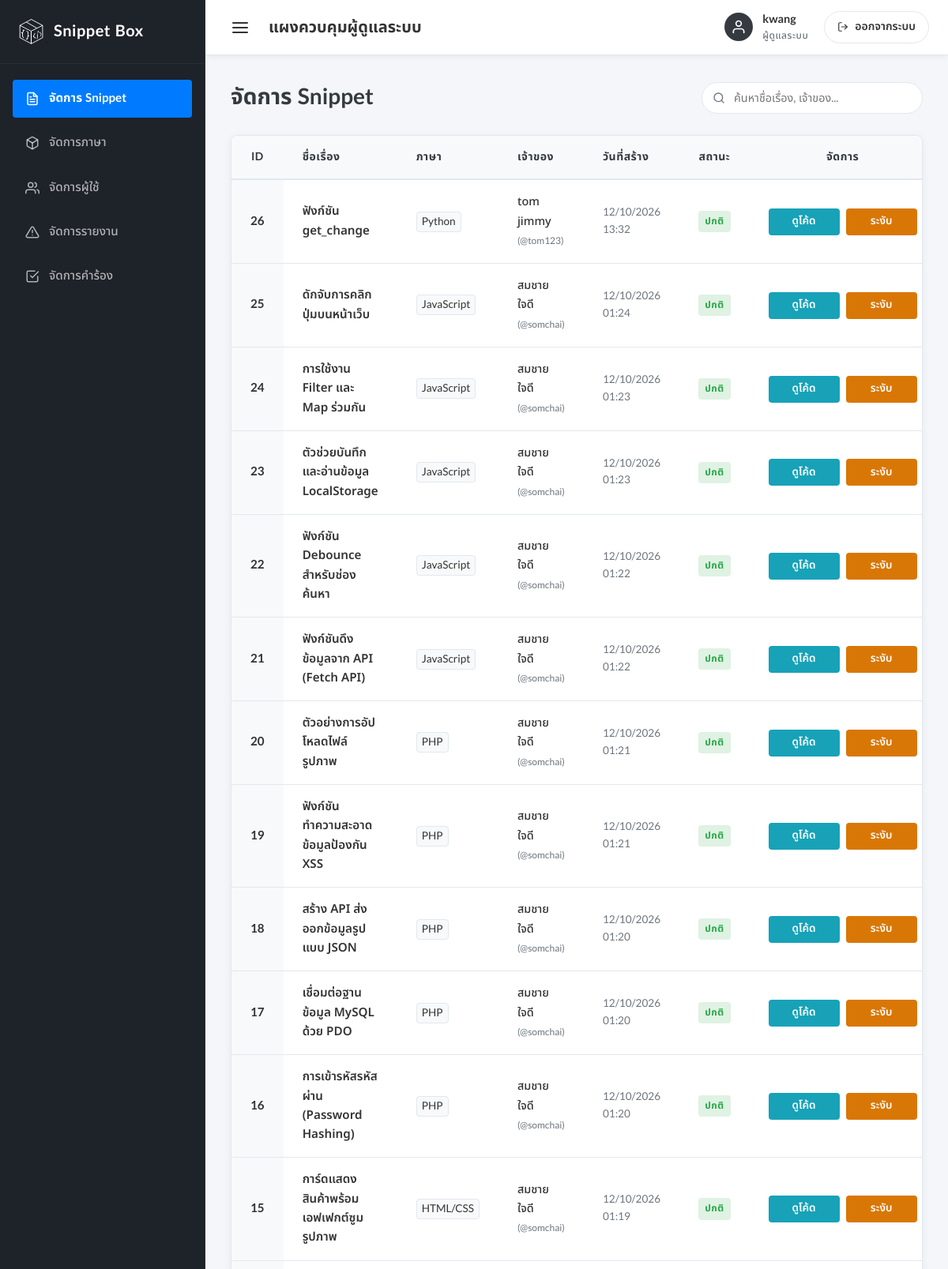
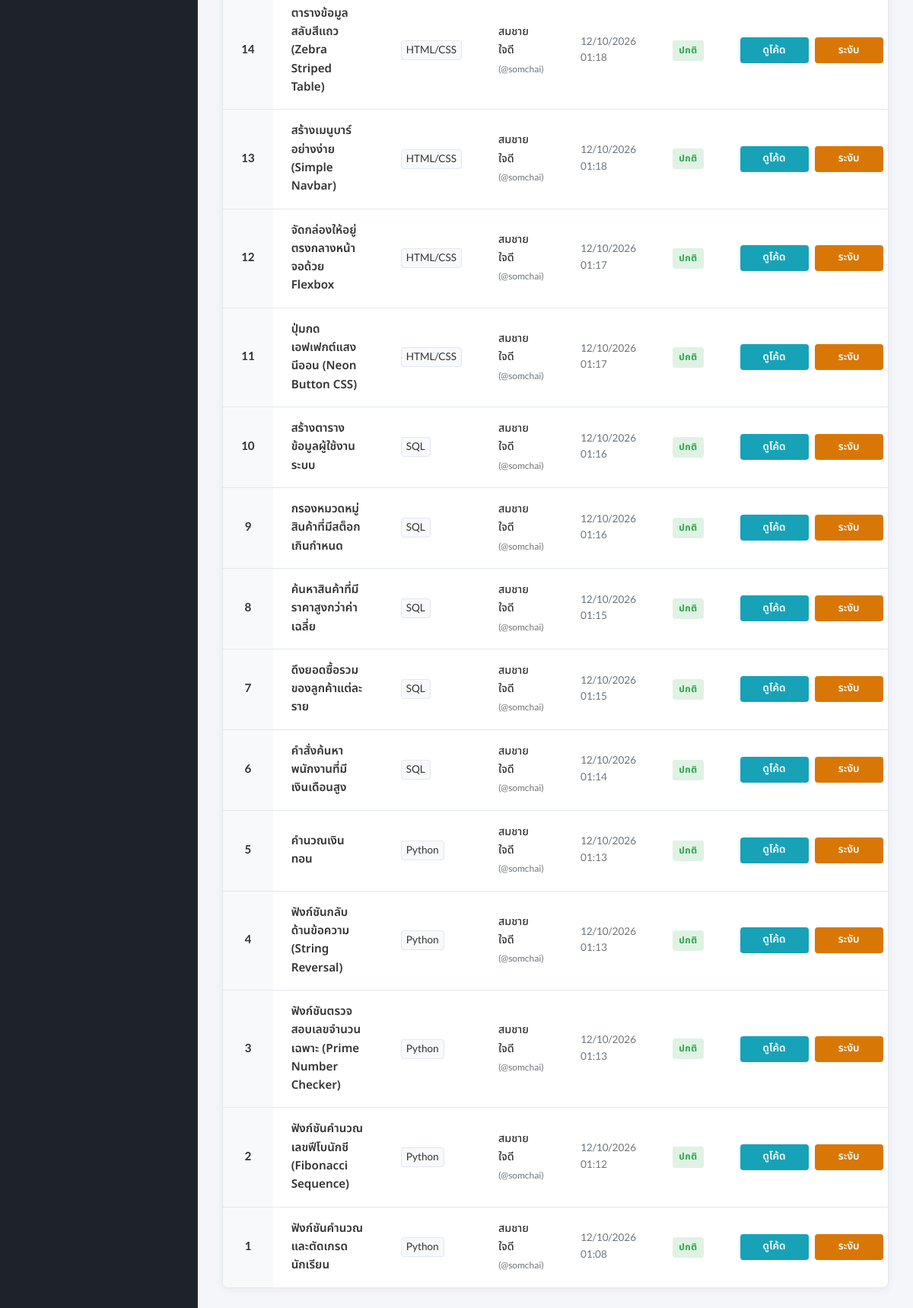
Screenshot of /Admin/manage_snippets.php (signed in) with the database file from the repository (2 pictures, top to bottom).
### tables this page shows
CREATE TABLE `snippet` (
  `snippet_id` int(11) NOT NULL,
  `title` varchar(100) NOT NULL,
  `source_code` text NOT NULL,
  `description` text NOT NULL,
  `created_at` datetime NOT NULL DEFAULT current_timestamp(),
  `visibility` enum('public','protected','private') DEFAULT 'private',
  `image_path` varchar(255) DEFAULT NULL,
  `language_id` int(11) NOT NULL,
  `user_id` int(11) NOT NULL,
  `deleted` tinyint(1) NOT NULL DEFAULT 0,
  `is_suspended` tinyint(1) NOT NULL DEFAULT 0
);

CREATE TABLE `language` (
  `language_id` int(11) NOT NULL,
  `language_name` varchar(50) NOT NULL
);

CREATE TABLE `user` (
  `user_id` int(11) NOT NULL,
  `firstname` varchar(100) NOT NULL,
  `lastname` varchar(100) NOT NULL,
  `username` varchar(50) NOT NULL,
  `password` varchar(255) NOT NULL,
  `created_at` datetime NOT NULL DEFAULT current_timestamp(),
  `role` enum('user','admin') NOT NULL DEFAULT 'user',
  `question` varchar(255) DEFAULT NULL,
  `answer` varchar(255) DEFAULT NULL
);

### db/connect.php (called while the page is built, shortened)
<?php
$host="localhost";
$username="snippetbox";
$password="code7836";
$db="snippetboxdb";
$dsn="mysql:host=$host;dbname=$db;charset=utf8";
try{
    $pdo=new PDO($dsn, $username, $password);
}catch(PDOException $e){
    echo $e->getMessage();
}
require_once "db/control.php";
$control = new Control($pdo);
?>

### db/control.php (called while the page is built, shortened)
<?php
class Control{
    private $db;
    function __construct($con){
        $this->db=$con;
    }
    function getAllSnippetsAdmin($keyword = ''){
        try{
            $sql = "SELECT s.*, l.language_name, u.username, u.firstname, u.lastname
                    FROM snippet s
                    INNER JOIN language l ON s.language_id = l.language_id
                    INNER JOIN user u ON s.user_id = u.user_id";
            $sql .= " ORDER BY s.created_at DESC";
            $stmt = $this->db->prepare($sql);
            $stmt->execute();
            return $stmt;
        }catch(PDOException $e){
            return false;
        }
    }
}
?>

### Admin/manage_snippets.php (the view, shortened to what this page needs)
<?php
require_once __DIR__ . '/check_admin.php';
$searchQuery = trim($_GET['q'] ?? '');
$snippets = [];
$snippetResult = $control->getAllSnippetsAdmin($searchQuery);
if ($snippetResult) {
    $snippets = $snippetResult->fetchAll(PDO::FETCH_ASSOC);
}
?>
<!DOCTYPE html>
<html lang="th">
<head>
    <link rel="stylesheet" href="../style/fonts.css?v=<?php echo time(); ?>">
    <link rel="stylesheet" href="style.css?v=<?php echo time(); ?>">
</head>
<body>
    <div class="admin-container">
        <aside class="sidebar" id="sidebar">
            <div class="sidebar-header">
                <img src="../logo/Logo_snippetBox2.png" alt="Snippet Box Logo">
                <h1>Snippet Box</h1>
            </div>
            <nav class="sidebar-menu">
                <a href="manage_snippets.php" class="menu-item active">
                    <span>จัดการ Snippet</span>
                </a>
                <a href="manage_languages.php" class="menu-item">
                    <span>จัดการภาษา</span>
                </a>
                <a href="manage_users.php" class="menu-item">
                    <svg viewBox="0 0 24 24" fill="none" stroke="currentColor" stroke-width="2" stroke-linecap="round" stroke-linejoin="round">
                        <path d="M17 21v-2a4 4 0 0 0-4-4H5a4 4 0 0 0-4 4v2"></path>
                        <circle cx="9" cy="7" r="4"></circle>
                        <path d="M23 21v-2a4 4 0 0 0-3-3.87"></path>
                        <path d="M16 3.13a4 4 0 0 1 0 7.75"></path>
                    </svg>
                    <span>จัดการผู้ใช้</span>
                </a>
                <a href="manage_reports.php" class="menu-item">
                    <span>จัดการรายงาน</span>
                </a>
                <a href="manage_appeals.php" class="menu-item">
                    <svg viewBox="0 0 24 24" fill="none" stroke="currentColor" stroke-width="2" stroke-linecap="round" stroke-linejoin="round">
                        <path d="M9 11l3 3L22 4"></path>
                        <path d="M21 12v7a2 2 0 0 1-2 2H5a2 2 0 0 1-2-2V5a2 2 0 0 1 2-2h11"></path>
                    </svg>
                    <span>จัดการคำร้อง</span>
                </a>
            </nav>
        </aside>
        <main class="main-content">
            <header class="top-bar">
                <div class="top-left">
                    <button class="menu-toggle" id="menuToggle" aria-label="เปิด/ปิดเมนู">
                        <svg width="24" height="24" viewBox="0 0 24 24" fill="none" stroke="currentColor" stroke-width="2" stroke-linecap="round" stroke-linejoin="round">
                            <line x1="3" y1="12" x2="21" y2="12"></line>
                            <line x1="3" y1="6" x2="21" y2="6"></line>
                            <line x1="3" y1="18" x2="21" y2="18"></line>
                        </svg>
                    </button>
                    <span class="top-bar-title">แผงควบคุมผู้ดูแลระบบ</span>
                </div>
                <div class="top-right">
                    <div class="user-profile">
                        <div class="user-avatar">
                            <svg viewBox="0 0 24 24" fill="none" stroke="currentColor" stroke-width="2" stroke-linecap="round" stroke-linejoin="round">
                                <path d="M20 21v-2a4 4 0 0 0-4-4H8a4 4 0 0 0-4 4v2"></path>
                                <circle cx="12" cy="7" r="4"></circle>
                            </svg>
                        </div>
                        <div class="user-info">
                            <span class="user-name"><?php echo htmlspecialchars($_SESSION['username'] ?? 'Admin'); ?></span>
                            <span class="user-role">ผู้ดูแลระบบ</span>
                        </div>
                    </div>
                    <a href="login.php" class="btn-logout" onclick="return confirm('คุณแน่ใจหรือไม่ว่าต้องการออกจากระบบ?');">
                        <svg width="14" height="14" viewBox="0 0 24 24" fill="none" stroke="currentColor" stroke-width="2" stroke-linecap="round" stroke-linejoin="round">
                            <path d="M9 21H5a2 2 0 0 1-2-2V5a2 2 0 0 1 2-2h4"></path>
                            <polyline points="16 17 21 12 16 7"></polyline>
                            <line x1="21" y1="12" x2="9" y2="12"></line>
                        </svg>
                        ออกจากระบบ
                    </a>
                </div>
            </header>
            <div class="content-body">
                <div class="content-header">
                    <h2 class="page-title">จัดการ Snippet</h2>
                    <div class="header-actions">
                        <form method="GET" class="search-form">
                            <div class="search-wrapper">
                                <input type="text" name="q" class="search-input" placeholder="ค้นหาชื่อเรื่อง, เจ้าของ..." value="<?php echo htmlspecialchars($searchQuery); ?>">
                            </div>
                        </form>
                    </div>
                </div>
                <div class="table-container">
                    <table class="admin-table">
                        <thead>
                            <tr>
                                <th class="col-id" style="width: 80px;">ID</th>
                                <th>ชื่อเรื่อง</th>
                                <th>ภาษา</th>
                                <th>เจ้าของ</th>
                                <th>วันที่สร้าง</th>
                                <th style="width: 110px; text-align: center;">สถานะ</th>
                                <th style="width: 220px; text-align: center;">จัดการ</th>
                            </tr>
                        </thead>
                        <tbody>
                            <?php if (empty($snippets)): ?>
                                <tr>
                                    <td colspan="7" style="text-align: center; padding: 32px; color: var(--text-muted);">
                                        ไม่พบข้อมูล Snippet
                                    </td>
                                </tr>
                            <?php else: ?>
                                <?php foreach ($snippets as $snip): ?>
                                    <tr>
                                        <td class="col-id"><?php echo htmlspecialchars($snip['snippet_id']); ?></td>
                                        <td style="font-weight: 600;"><?php echo htmlspecialchars($snip['title']); ?></td>
                                        <td>
                                            <span style="font-family: 'Noto Sans Thai', 'Lato', sans-serif; font-size: 0.85rem; padding: 2px 6px; background-color: var(--neutral); border-radius: var(--rounded-sm); border: 1px solid var(--border-color);">
                                                <?php echo htmlspecialchars($snip['language_name']); ?>
                                            </span>
                                        </td>
                                        <td>
                                            <span style="font-size: 0.9rem; color: var(--text-main); font-weight: 500;">
                                                <?php echo htmlspecialchars($snip['firstname'] . ' ' . $snip['lastname']); ?>
                                            </span>
                                            <br>
                                            <span style="font-size: 0.75rem; color: var(--text-muted);">
                                                (@<?php echo htmlspecialchars($snip['username']); ?>)
                                            </span>
                                        </td>
                                        <td style="font-size: 0.85rem; color: var(--text-muted);">
                                            <?php echo htmlspecialchars(date('d/m/Y H:i', strtotime($snip['created_at']))); ?>
                                        </td>
                                        <td style="text-align: center;">
                                            <?php if ((int)($snip['is_suspended'] ?? 0) === 1): ?>
                                                <span class="badge badge-suspended">ถูกระงับ</span>
                                                <?php
                                                    $snipAppeal = $control->getPendingAppealBySnippet($snip['snippet_id']);
                                                    if ($snipAppeal):
                                                ?>
                                                    <br>
                                                    <a href="manage_appeals.php?status=pending" style="display: inline-block; margin-top: 4px; font-size: 0.72rem; padding: 2px 6px; background-color: #fef3c7; color: #92400e; border: 1px solid #fde68a; border-radius: 4px; text-decoration: none; font-weight: 700;" title="คลิกเพื่อพิจารณาคำร้อง">
                                                        รอพิจารณาคำร้อง ↗
                                                    </a>
                                                <?php endif; ?>
                                            <?php elseif ((int)($snip['deleted'] ?? 0) === 1): ?>
                                                <span class="badge badge-deleted">ถังขยะ</span>
                                            <?php else: ?>
                                                <span class="badge badge-active">ปกติ</span>
                                            <?php endif; ?>
                                        </td>
                                        <td style="text-align: center;">
                                            <div class="action-buttons" style="justify-content: center;">
                                                <a href="viewcode.php?view=<?php echo $snip['snippet_id']; ?>" class="btn-action btn-view">
                                                    ดูโค้ด
                                                </a>
                                                <?php if ((int)($snip['is_suspended'] ?? 0) === 1): ?>
                                                    <form method="POST" style="display:inline;" onsubmit="return confirm('คุณแน่ใจหรือไม่ว่าต้องการยกเลิกการระงับ Snippet นี้?');">
                                                        <input type="hidden" name="action" value="unsuspend">
                                                        <input type="hidden" name="snippet_id" value="<?php echo $snip['snippet_id']; ?>">
                                                        <button type="submit" class="btn-action btn-restore" style="background-color: #2563eb; color: white;">ยกเลิกการระงับ</button>
                                                    </form>
                                                <?php else: ?>
                                                    <form method="POST" style="display:inline;" onsubmit="return promptSuspend(this);">
                                                        <button type="submit" class="btn-action btn-delete" style="background-color: #d97706; color: white;">ระงับ</button>
                                                    </form>
                                                <?php endif; ?>
                                            </div>
                                        </td>
                                    </tr>
                                <?php endforeach; ?>
                            <?php endif; ?>
                        </tbody>
                    </table>
                </div>
            </div>
        </main>
    </div>
</body>
</html>

### rows the page displays
snippet: snippet_id "26", title "ฟังก์ชัน get_change", language.language_name "Python", user.lastname "tom jimmy", user.username "tom123", created_at "12/10/2026 13:32", is_suspended "ปกติ"
snippet: snippet_id "25", title "ดักจับการคลิกปุ่มบนหน้าเว็บ", language.language_name "JavaScript", user.lastname "สมชาย ใจดี", user.username "somchai", created_at "12/10/2026 01:24", is_suspended "ปกติ"
snippet: snippet_id "24", title "การใช้งาน Filter และ Map ร่วมกัน", language.language_name "JavaScript", user.lastname "สมชาย ใจดี", user.username "somchai", created_at "12/10/2026 01:23", is_suspended "ปกติ"
snippet: snippet_id "23", title "ตัวช่วยบันทึกและอ่านข้อมูล LocalStorage", language.language_name "JavaScript", user.lastname "สมชาย ใจดี", user.username "somchai", created_at "12/10/2026 01:23", is_suspended "ปกติ"
snippet: snippet_id "22", title "ฟังก์ชัน Debounce สำหรับช่องค้นหา", language.language_name "JavaScript", user.lastname "สมชาย ใจดี", user.username "somchai", created_at "12/10/2026 01:22", is_suspended "ปกติ"
snippet: snippet_id "21", title "ฟังก์ชันดึงข้อมูลจาก API (Fetch API)", language.language_name "JavaScript", user.lastname "สมชาย ใจดี", user.username "somchai", created_at "12/10/2026 01:22", is_suspended "ปกติ"
snippet: snippet_id "20", title "ตัวอย่างการอัปโหลดไฟล์รูปภาพ", language.language_name "PHP", user.lastname "สมชาย ใจดี", user.username "somchai", created_at "12/10/2026 01:21", is_suspended "ปกติ"
snippet: snippet_id "19", title "ฟังก์ชันทำความสะอาดข้อมูลป้องกัน XSS", language.language_name "PHP", user.lastname "สมชาย ใจดี", user.username "somchai", created_at "12/10/2026 01:21", is_suspended "ปกติ"
snippet: snippet_id "18", title "สร้าง API ส่งออกข้อมูลรูปแบบ JSON", language.language_name "PHP", user.lastname "สมชาย ใจดี", user.username "somchai", created_at "12/10/2026 01:20", is_suspended "ปกติ"
snippet: snippet_id "17", title "เชื่อมต่อฐานข้อมูล MySQL ด้วย PDO", language.language_name "PHP", user.lastname "สมชาย ใจดี", user.username "somchai", created_at "12/10/2026 01:20", is_suspended "ปกติ"
snippet: snippet_id "16", title "การเข้ารหัสรหัสผ่าน (Password Hashing)", language.language_name "PHP", user.lastname "สมชาย ใจดี", user.username "somchai", created_at "12/10/2026 01:20", is_suspended "ปกติ"
snippet: snippet_id "15", title "การ์ดแสดงสินค้าพร้อมเอฟเฟกต์ซูมรูปภาพ", language.language_name "HTML/CSS", user.lastname "สมชาย ใจดี", user.username "somchai", created_at "12/10/2026 01:19", is_suspended "ปกติ"
snippet: snippet_id "14", title "ตารางข้อมูลสลับสีแถว (Zebra Striped Table)", language.language_name "HTML/CSS", user.lastname "สมชาย ใจดี", user.username "somchai", created_at "12/10/2026 01:18", is_suspended "ปกติ"
snippet: snippet_id "13", title "สร้างเมนูบาร์อย่างง่าย (Simple Navbar)", language.language_name "HTML/CSS", user.lastname "สมชาย ใจดี", user.username "somchai", created_at "12/10/2026 01:18", is_suspended "ปกติ"
snippet: snippet_id "12", title "จัดกล่องให้อยู่ตรงกลางหน้าจอด้วย Flexbox", language.language_name "HTML/CSS", user.lastname "สมชาย ใจดี", user.username "somchai", created_at "12/10/2026 01:17", is_suspended "ปกติ"
snippet: snippet_id "11", title "ปุ่มกดเอฟเฟกต์แสงนีออน (Neon Button CSS)", language.language_name "HTML/CSS", user.lastname "สมชาย ใจดี", user.username "somchai", created_at "12/10/2026 01:17", is_suspended "ปกติ"
snippet: snippet_id "10", title "สร้างตารางข้อมูลผู้ใช้งานระบบ", language.language_name "SQL", user.lastname "สมชาย ใจดี", user.username "somchai", created_at "12/10/2026 01:16", is_suspended "ปกติ"
snippet: snippet_id "9", title "กรองหมวดหมู่สินค้าที่มีสต็อกเกินกำหนด", language.language_name "SQL", user.lastname "สมชาย ใจดี", user.username "somchai", created_at "12/10/2026 01:16", is_suspended "ปกติ"
snippet: snippet_id "8", title "ค้นหาสินค้าที่มีราคาสูงกว่าค่าเฉลี่ย", language.language_name "SQL", user.lastname "สมชาย ใจดี", user.username "somchai", created_at "12/10/2026 01:15", is_suspended "ปกติ"
snippet: snippet_id "7", title "ดึงยอดซื้อรวมของลูกค้าแต่ละราย", language.language_name "SQL", user.lastname "สมชาย ใจดี", user.username "somchai", created_at "12/10/2026 01:15", is_suspended "ปกติ"
snippet: snippet_id "6", title "คำสั่งค้นหาพนักงานที่มีเงินเดือนสูง", language.language_name "SQL", user.lastname "สมชาย ใจดี", user.username "somchai", created_at "12/10/2026 01:14", is_suspended "ปกติ"
snippet: snippet_id "5", title "คำนวณเงินทอน", language.language_name "Python", user.lastname "สมชาย ใจดี", user.username "somchai", created_at "12/10/2026 01:13", is_suspended "ปกติ"
snippet: snippet_id "4", title "ฟังก์ชันกลับด้านข้อความ (String Reversal)", language.language_name "Python", user.lastname "สมชาย ใจดี", user.username "somchai", created_at "12/10/2026 01:13", is_suspended "ปกติ"
snippet: snippet_id "3", title "ฟังก์ชันตรวจสอบเลขจำนวนเฉพาะ (Prime Number Checker)", language.language_name "Python", user.lastname "สมชาย ใจดี", user.username "somchai", created_at "12/10/2026 01:13", is_suspended "ปกติ"
snippet: snippet_id "2", title "ฟังก์ชันคำนวณเลขฟีโบนักชี (Fibonacci Sequence)", language.language_name "Python", user.lastname "สมชาย ใจดี", user.username "somchai", created_at "12/10/2026 01:12", is_suspended "ปกติ"
snippet: snippet_id "1", title "ฟังก์ชันคำนวณและตัดเกรดนักเรียน", language.language_name "Python", user.lastname "สมชาย ใจดี", user.username "somchai", created_at "12/10/2026 01:08", is_suspended "ปกติ"

### other values shown
$_SESSION['username'] "kwang"
